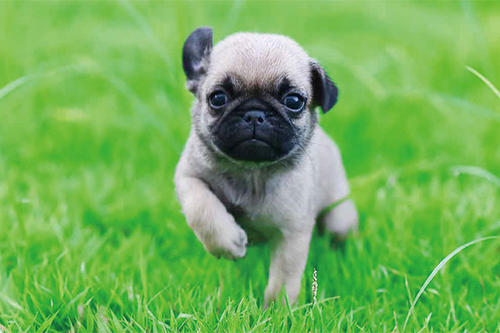
#> input picture hw1/images/img_1.jpeg, 500 x 333 px
$ python hw1.py
#> lines starting #> are read from the running program, lines starting #| are printed output that depends on the picture
"""
姓名：林堃
学号：3019244362
"""

import cv2
import numpy as np
import math
import matplotlib.pyplot as plt
import time
from decimal import *


def judge(img1, img2, ratio):
    img1 = img1.astype(np.int32)
    img2 = img2.astype(np.int32)
    with open('img1.txt', 'wt') as f:
        print(img1, file=f)
    with open('img2.txt', 'wt') as f:
        print(img2, file=f)

    diff = np.abs(img1 - img2)
    print(diff)
    count = np.sum(diff > 1)

    assert count == 0, f'ratio={ratio}, Error!'
    print(f'ratio={ratio}, Success!')


def get_gt(img, ratio):
    new_h = int(img.shape[0] * ratio)
    new_w = int(img.shape[1] * ratio)
    gt = cv2.resize(img, (new_w, new_h), interpolation=cv2.INTER_LINEAR)

    return gt

def resize(src_img, ratio):
    scrH, scrW, _ = src_img.shape
    dst_shape = [int(scrH * ratio), int(scrW * ratio)]
    dst_img = np.zeros((dst_shape[0], dst_shape[1], 3), np.uint8)
    dst_h, dst_w = dst_shape
    src_h = src_img.shape[0]
    src_w = src_img.shape[1]
    # i：纵坐标y，j：横坐标x
    # 缩放因子，dw,dh
    scale_w = float(src_w / dst_w)
    scale_h = float(src_h / dst_h)

    for i in range(dst_h):
        for j in range(dst_w):
            src_x = float((j + 0.5) * scale_w - 0.5)
            src_y = float((i + 0.5) * scale_h - 0.5)
			# 向下取整，代表靠近源点的左上角的那一点的行列号
            src_x_int = math.floor(src_x)
            src_y_int = math.floor(src_y)
            # 取出小数部分，用于构造权值
            src_x_float = (src_x - src_x_int)
            src_y_float = (src_y - src_y_int)

            if (src_x_int < 0):
                src_x_float = 0.
                src_x_int = 0
            if (src_x_int >= src_w - 1):
                src_x_float = 1.
                src_x_int = src_w - 2

            if (src_y_int < 0):
                src_y_float = 0.
                src_y_int = 0
            if (src_y_int >= src_h - 1):
                src_y_float = 1.
                src_y_int = src_h - 2

            dst_img[i, j, :] = (1. - src_y_float) * (1. - src_x_float) * src_img[src_y_int, src_x_int, :] + \
                               (1. - src_y_float) * src_x_float * src_img[src_y_int, src_x_int + 1, :] + \
                               src_y_float * (1. - src_x_float) * src_img[src_y_int + 1, src_x_int, :] + \
                               src_y_float * src_x_float * src_img[src_y_int + 1, src_x_int + 1, :]
    return dst_img


def show_images(img1, img2):
    plt.subplot(1, 2, 1)
    plt.imshow(img1)
    plt.subplot(1, 2, 2)
    plt.imshow(img2)
    plt.show()


if __name__ == '__main__':
    ratios = [0.5, 0.8, 1.2, 1.5]

    # type(img) = ndarray, 一共有三张图片，都可以尝试
    img = cv2.imread('images/img_1.jpeg')
#> img is the input picture: shape (333, 500, 3); mean B, G, R 90.4, 175.9, 114.2

    print(img.shape)
#| (333, 500, 3)

    start_time = time.time()
    for ratio in ratios:
        gt = get_gt(img, ratio)
        resized_img = resize(img, ratio)
        show_images(gt, resized_img)  # added
        judge(gt, resized_img, ratio)
#> this loop made 4 passes
#> (printed output is left out)
#> pass 1, in get_gt, `gt = cv2.resize(img, (new_w, new_h), interpolation=cv2.INTER_LINEAR)`:
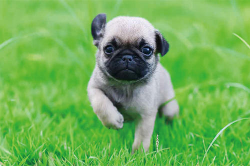
#> gt: shape (166, 250, 3); mean B, G, R 90.2, 175.7, 114.1
#> pass 1, in show_images, `plt.show()`:
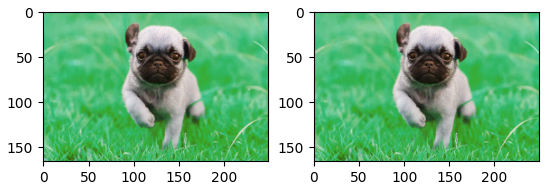
#> figure drawn by matplotlib, 2 panels; B, G, R data is drawn as R, G, B
#> pass 2, in show_images (call 2), `plt.show()`:
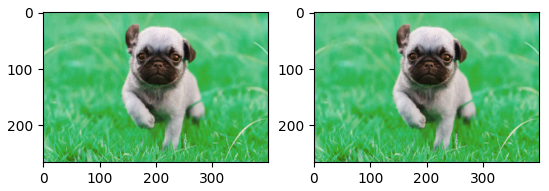
#> figure drawn by matplotlib, 2 panels
    end_time = time.time()
    total_time = end_time - start_time

    print(f'用时{total_time:.4f}秒')
    print('Pass')
